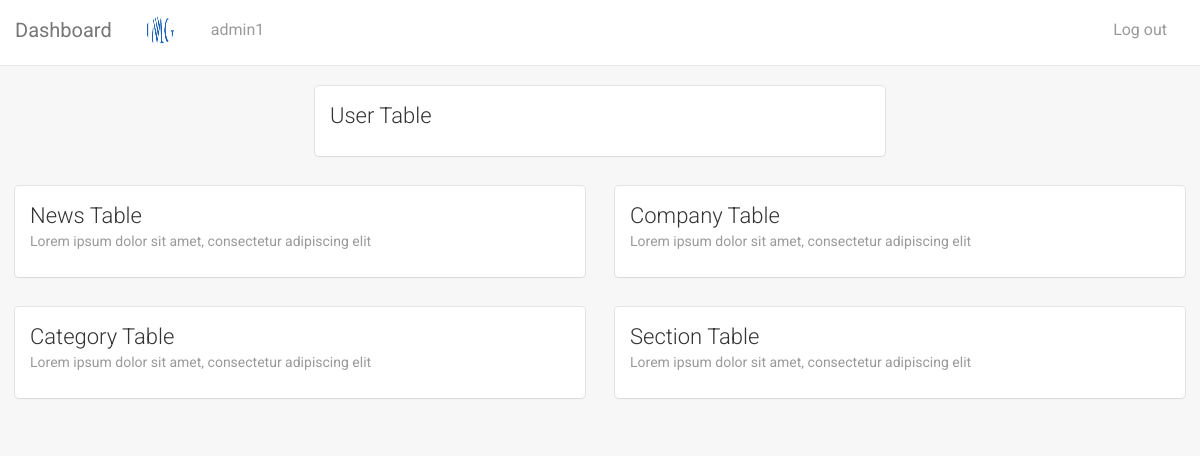
/admin/dashboard.php (signed in), run on the app's committed database.
### tables this page shows
CREATE TABLE `myuser` (
  `status` int(11) NOT NULL DEFAULT '0',
  `id` int(11) NOT NULL,
  `user` varchar(60) NOT NULL,
  `password` varchar(60) NOT NULL,
  `email` varchar(60) NOT NULL,
  `number` varchar(60) NOT NULL,
  `media` varchar(69) NOT NULL
);

### admin/valid.php (called while the page is built, shortened)
<?php
if(isset($_COOKIE['username'])){
	$userPass = $_COOKIE['username'];
}else{
	$userPass = $_SESSION['username'];
}
$objs = new Connection();
$objs->connect();
			$sql = "SELECT * FROM  `myuser` WHERE `email` = '".$userPass."'";
			$query = $objs::$con->query($sql);
			$db_value = $query->fetch(PDO::FETCH_ASSOC);
?>

### admin/dashboard.php (the view, shortened to what this page needs)
<?php
require_once('valid.php');
?>
<!doctype php>
<php lang="en">
<head>
    <link href="assets/css/bootstrap.min.css" rel="stylesheet" />
    <link href="assets/css/animate.min.css" rel="stylesheet"/>
    <link href="assets/css/light-bootstrap-dashboard.css" rel="stylesheet"/>
    <link href="assets/css/demo.css" rel="stylesheet" />
    <link href="http://maxcdn.bootstrapcdn.com/font-awesome/4.2.0/css/font-awesome.min.css" rel="stylesheet">
    <link href="assets/css/pe-icon-7-stroke.css" rel="stylesheet" />
</head>
<body>
    <div class="container-fluid" style="background: rgba(203, 203, 210, 0.15); height: 100vh; padding:  0!important;">
        <nav class="navbar navbar-default navbar-fixed">
            <div class="container-fluid">
                <div class="navbar-header">
                    <a class="navbar-brand" href="#">Dashboard</a>
                </div>
                <div class="collapse navbar-collapse">
                    <ul class="nav navbar-nav navbar-left">
                        <li>
                           <a href="">
                                <img src="assets/img/<?php echo $db_value['media'];?> " width="30px" height="30px" style="border-radius: 100%; border: 1px solid #fff; margin-top: -5px">
                            </a>
                        </li>
                        <li>
                            <a href="#">
                            <?php echo $db_value['user']?>
                            </a>
                        </li>
                    </ul>
                    <ul class="nav navbar-nav navbar-right">
                        <li>
                            <a href="logout.php">
                                Log out
                            </a>
                        </li>
                    </ul>
                </div>
            </div>
        </nav>
        <div class="content">
            <div class="container-fluid">
            <div class="row">
             <a href="usertable.php">
                <div class="col-md-6 col-md-offset-3">
                <div class="card ">
                            <div class="header">
                                <h4 class="title">User Table</h4>
                                </div>
                            <div class="content">
                            </div>
                        </div>
                </div>
                </a>
             <a href="Newstable.php">
                  <div class="col-md-6">
                        <div class="card">
                            <div class="header">
                                <h4 class="title">News Table</h4>
                                <p class="category">Lorem ipsum dolor sit amet, consectetur adipiscing elit</p>
                            </div>
                            <div class="content">
                            </div>
                        </div>
                    </div>
                    </a>
             <a href="Companytable.php">
                      <div class="col-md-6">
                        <div class="card">
                            <div class="header">
                                <h4 class="title">Company Table</h4>
                                <p class="category">Lorem ipsum dolor sit amet, consectetur adipiscing elit</p>
                            </div>
                            <div class="content">
                            </div>
                        </div>
                    </div>
                    </a>
             <a href="Categorytable.php">
                      <div class="col-md-6">
                        <div class="card">
                            <div class="header">
                                <h4 class="title">Category Table</h4>
                                <p class="category">Lorem ipsum dolor sit amet, consectetur adipiscing elit</p>
                            </div>
                            <div class="content">
                            </div>
                        </div>
                    </div>
                    </a>
                    <a href="sectiontable.php">
                      <div class="col-md-6">
                        <div class="card">
                            <div class="header">
                                <h4 class="title">Section Table</h4>
                                <p class="category">Lorem ipsum dolor sit amet, consectetur adipiscing elit</p>
                            </div>
                            <div class="content">
                            </div>
                        </div>
                    </div>
            </div>
            </div>
        </div>
    </div>
</body>
</php>

### data on the page
myuser: media (picture), user "admin1"
